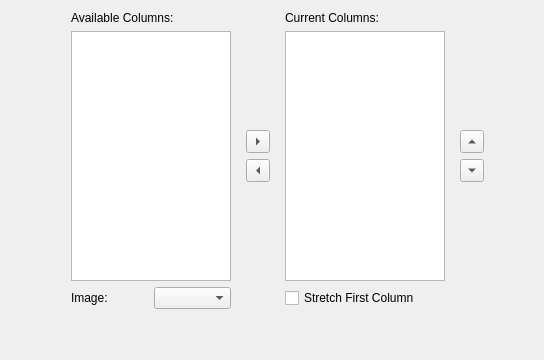
     <widget class="QWidget" name="tableViewWidget">
      <attribute name="title">
       <string>Table</string>
      </attribute>
      <layout class="QGridLayout" name="gridLayout_8">
       <item row="0" column="2">
        <spacer name="tableHSpacer2">
         <property name="orientation">
          <enum>Qt::Horizontal</enum>
         </property>
         <property name="sizeHint" stdset="0">
          <size>
           <width>40</width>
           <height>20</height>
          </size>
         </property>
        </spacer>
       </item>
       <item row="1" column="1">
        <spacer name="tableVSpacer">
         <property name="orientation">
          <enum>Qt::Vertical</enum>
         </property>
         <property name="sizeHint" stdset="0">
          <size>
           <width>20</width>
           <height>40</height>
          </size>
         </property>
        </spacer>
       </item>
       <item row="0" column="0">
        <spacer name="tableHSpacer1">
         <property name="orientation">
          <enum>Qt::Horizontal</enum>
         </property>
         <property name="sizeHint" stdset="0">
          <size>
           <width>40</width>
           <height>20</height>
          </size>
         </property>
        </spacer>
       </item>
       <item row="0" column="1">
        <layout class="QGridLayout" name="tableViewLayout">
         <property name="leftMargin">
          <number>20</number>
         </property>
         <property name="topMargin">
          <number>0</number>
         </property>
         <item row="2" column="0">
          <widget class="QLabel" name="tableSizeLabel">
           <property name="text">
            <string>Image:</string>
           </property>
          </widget>
         </item>
         <item row="2" column="1">
          <widget class="QComboBox" name="tableSizeBox"/>
         </item>
         <item row="1" column="3">
          <widget class="QListWidget" name="tableCurrentList">
           <property name="minimumSize">
            <size>
             <width>160</width>
             <height>250</height>
            </size>
           </property>
           <property name="maximumSize">
            <size>
             <width>160</width>
             <height>300</height>
            </size>
           </property>
          </widget>
         </item>
         <item row="1" column="4">
          <widget class="QWidget" name="tableSortWidget" native="true">
           <property name="maximumSize">
            <size>
             <width>16777215</width>
             <height>80</height>
            </size>
           </property>
           <layout class="QGridLayout" name="gridLayout_5">
            <item row="0" column="0">
             <layout class="QVBoxLayout" name="tableSortLayout" stretch="0,0">
              <item>
               <widget class="QToolButton" name="tableSortDownButton">
                <property name="text">
                 <string>...</string>
                </property>
                <property name="arrowType">
                 <enum>Qt::UpArrow</enum>
                </property>
               </widget>
              </item>
              <item>
               <widget class="QToolButton" name="tableSortUpButton">
                <property name="text">
                 <string>...</string>
                </property>
                <property name="arrowType">
                 <enum>Qt::DownArrow</enum>
                </property>
               </widget>
              </item>
             </layout>
            </item>
           </layout>
          </widget>
         </item>
         <item row="1" column="0" colspan="2">
          <widget class="QListWidget" name="tableAvailableList">
           <property name="minimumSize">
            <size>
             <width>160</width>
             <height>250</height>
            </size>
           </property>
           <property name="maximumSize">
            <size>
             <width>160</width>
             <height>300</height>
            </size>
           </property>
          </widget>
         </item>
         <item row="1" column="2">
          <widget class="QWidget" name="tableToggleWidget" native="true">
           <property name="maximumSize">
            <size>
             <width>16777215</width>
             <height>80</height>
            </size>
           </property>
           <layout class="QGridLayout" name="gridLayout_7">
            <item row="0" column="0">
             <layout class="QVBoxLayout" name="tableToggleLayout">
              <item>
               <widget class="QToolButton" name="tableAddButton">
                <property name="text">
                 <string>...</string>
                </property>
                <property name="arrowType">
                 <enum>Qt::RightArrow</enum>
                </property>
               </widget>
              </item>
              <item>
               <widget class="QToolButton" name="tableRemoveButton">
                <property name="text">
                 <string>...</string>
                </property>
                <property name="arrowType">
                 <enum>Qt::LeftArrow</enum>
                </property>
               </widget>
              </item>
             </layout>
            </item>
           </layout>
          </widget>
         </item>
         <item row="0" column="3">
          <widget class="QLabel" name="tableCurrentLabel">
           <property name="text">
            <string>Current Columns:</string>
           </property>
          </widget>
         </item>
         <item row="0" column="0" colspan="2">
          <widget class="QLabel" name="tableAvailableLabel">
           <property name="text">
            <string>Available Columns:</string>
           </property>
          </widget>
         </item>
         <item row="2" column="3" colspan="2">
          <widget class="QCheckBox" name="tableStretchOption">
           <property name="text">
            <string>Stretch First Column</string>
           </property>
          </widget>
         </item>
        </layout>
       </item>
      </layout>
     </widget>
